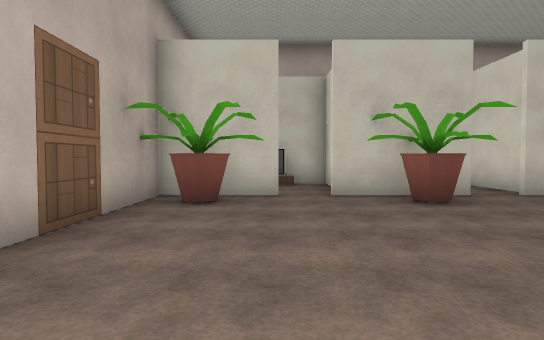
View 1 (above)

13 first-person views from a walk through a Godot game level. The camera is 1.5 m above the floor, tilts 2° down and sees 75° across. The floor is counted in squares, 2 m on a side. Each view is taken from the middle of a square. On the plan, view 1 faces up. The plan holds only what a view shows up to about 11 squares ahead; the rest is blank. The place goes on beyond the plan. Surface patterns are stand-ins for the level's own textures.

View 2
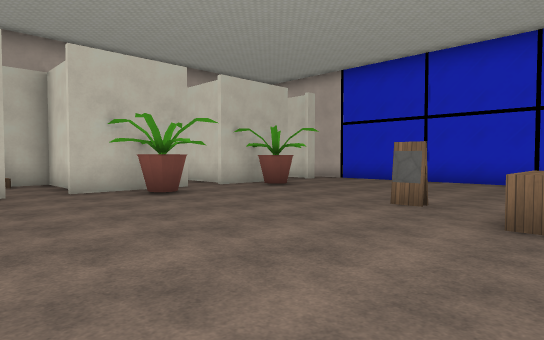

View 3
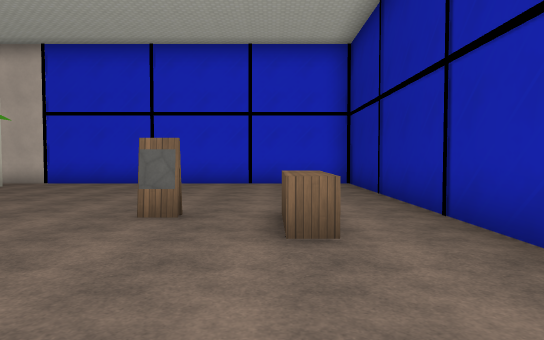

View 4
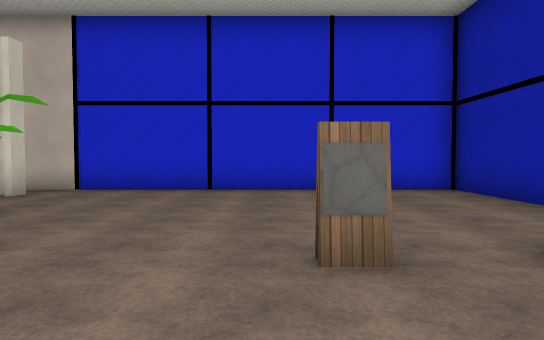

View 5
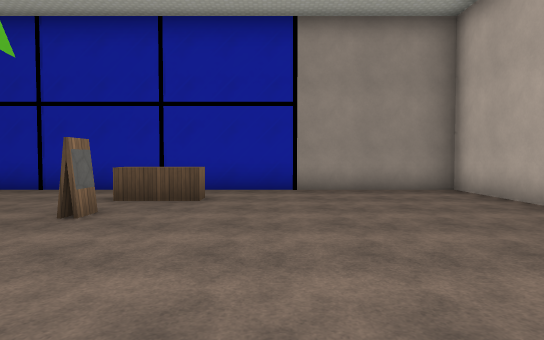

View 6
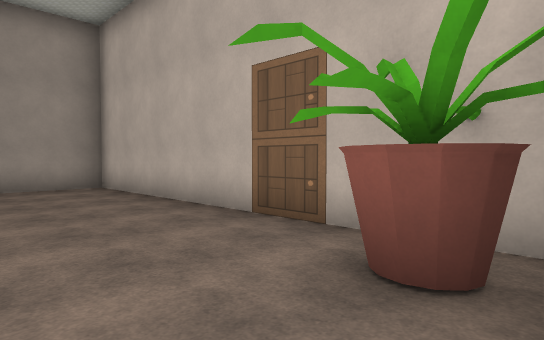

View 7
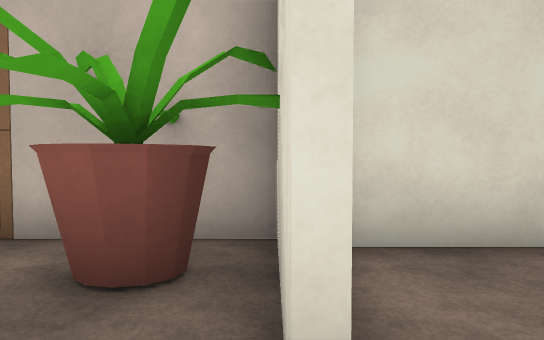

View 8
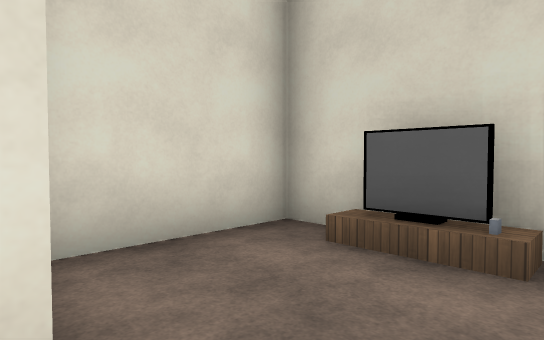

View 9
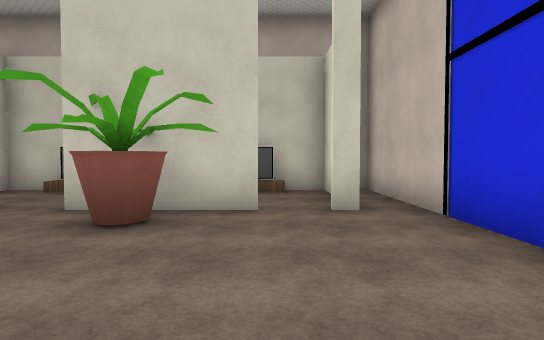

View 10
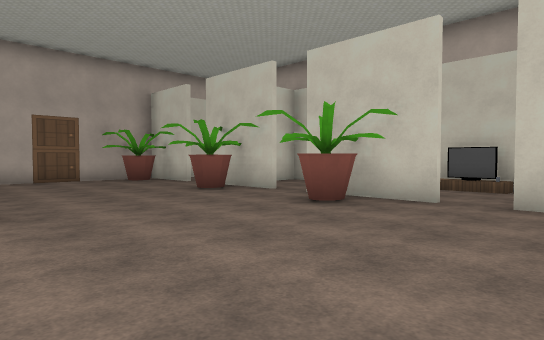

View 11
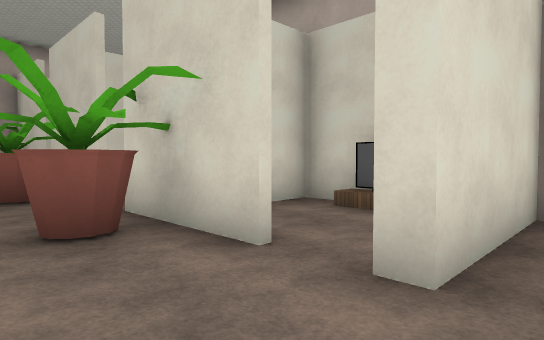

View 12
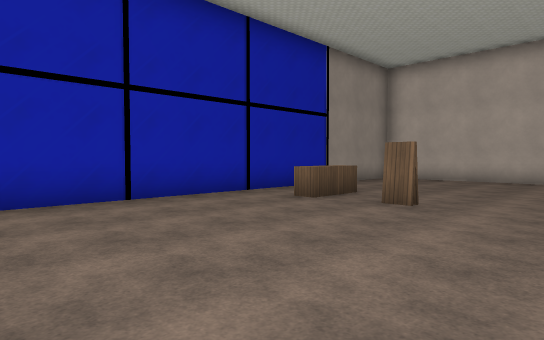

View 13
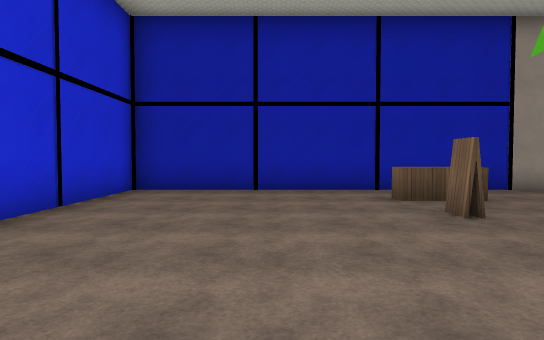

### Floor plan
Key: @ floor where view 1 was taken; # wall or solid block; . floor; T TV; E desk; O other object.
Columns run from 3 left of view 1 to 11 right of it. Each row starts with its distance up from view 1.
 11  #####      ###
 10  #.T.#   ##T#.#
  9  #...#   #..#.#
  8  #...#  ##..#.#
  7  ###.######...#
  6 ###...#..#....#
  5 #.............#
  4 #O............#
  3 #.............#
  2 #.............#
  1 #.......#.....#
  0 #..@...E......#
 -1 #.............#
 -2 #.............#
 -3 ###############

Where each view was taken, in squares from view 1:
view 1: 0 up, 0 right, facing up
view 2: 1 down, 1 left, facing up-right
view 3: 0 up, 0 right, facing right
view 4: 2 up, 2 right, facing right
view 5: 6 up, 2 right, facing down
view 6: 7 up, 1 right, facing down-left
view 7: 7 up, 1 right, facing left
view 8: 7 up, 1 right, facing up-left
view 9: 2 up, 8 right, facing up
view 10: 1 up, 10 right, facing up-left
view 11: 5 up, 10 right, facing up-left
view 12: 4 up, 10 right, facing down-left
view 13: 6 up, 7 right, facing down
